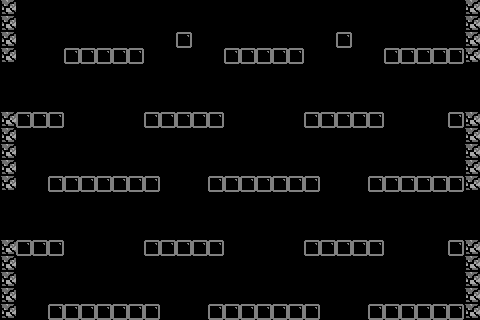

A level layout from a 2D game, rendered from its tile map. Below: a short description, then the map file with tile-grid data replaced by summaries:
An orthogonal 30x20 tile map with 16x16 px tiles, 2 tile layers (bricks, solidbricks), 4 tilesets and 19 objects (9x randomBossEnemySpawnPoint, 6x PowerUpSpawnPoint, SpawnPoint, ExitDoor, BoxingGlovePowerUp, ...).

<map version="1.0" orientation="orthogonal" width="30" height="20" tilewidth="16" tileheight="16">
 <tileset firstgid="1" name="TileSetTemplate" tilewidth="16" tileheight="16">
  <image source="TileSetTemplate.png" width="64" height="64" />
 </tileset>
 <tileset firstgid="17" name="TileSetTemplateSolid" tilewidth="16" tileheight="16">
  <image source="TileSetTemplateSolid.png" width="64" height="64" />
 </tileset>
 <tileset firstgid="33" name="Tile F (1)" tilewidth="16" tileheight="16">
  <image source="Tile F (1).png" width="16" height="16" />
 </tileset>
 <tileset firstgid="34" name="Tile 12 Gray" tilewidth="16" tileheight="16">
  <image source="Tile 12 Gray.png" width="16" height="16" />
 </tileset>
 <layer name="bricks" width="30" height="20">
  <data>[600 cells, 85 non-empty, 1 distinct tile ids]</data>
 </layer>
 <layer name="solidbricks" width="30" height="20">
  <data>[600 cells, 28 non-empty, 1 distinct tile ids]</data>
 </layer>
 <objectgroup name="Objects" width="30" height="20">
  <object name="randomBossEnemySpawnPoint" x="104" y="33">
   <properties>
    <property name="ninjaSpawnsHere" value="1" />
    <property name="randomBossEnemySpawnPoint" value="1" />
   </properties>
  </object>
  <object name="randomBossEnemySpawnPoint" x="418" y="33">
   <properties>
    <property name="ninjaSpawnsHere" value="1" />
    <property name="randomBossEnemySpawnPoint" value="2" />
   </properties>
  </object>
  <object name="randomBossEnemySpawnPoint" x="193" y="98">
   <properties>
    <property name="ninjaSpawnsHere" value="1" />
    <property name="randomBossEnemySpawnPoint" value="3" />
   </properties>
  </object>
  <object name="randomBossEnemySpawnPoint" x="105" y="162">
   <properties>
    <property name="chaserSpawnsHere" value="1" />
    <property name="ninjaSpawnsHere" value="1" />
    <property name="randomBossEnemySpawnPoint" value="5" />
   </properties>
  </object>
  <object name="randomBossEnemySpawnPoint" x="423" y="161">
   <properties>
    <property name="ninjaSpawnsHere" value="1" />
    <property name="randomBossEnemySpawnPoint" value="4" />
   </properties>
  </object>
  <object name="randomBossEnemySpawnPoint" x="346" y="226">
   <properties>
    <property name="chaserSpawnsHere" value="1" />
    <property name="ninjaSpawnsHere" value="1" />
    <property name="randomBossEnemySpawnPoint" value="6" />
   </properties>
  </object>
  <object name="randomBossEnemySpawnPoint" x="266" y="162">
   <properties>
    <property name="flyThroughWallsDiagonalFlyerSpawnsHere" value="1" />
    <property name="ninjaSpawnsHere" value="1" />
    <property name="randomBossEnemySpawnPoint" value="8" />
   </properties>
  </object>
  <object name="randomBossEnemySpawnPoint" x="345" y="98">
   <properties>
    <property name="chaserSpawnsHere" value="1" />
    <property name="ninjaSpawnsHere" value="1" />
    <property name="randomBossEnemySpawnPoint" value="9" />
   </properties>
  </object>
  <object name="randomBossEnemySpawnPoint" x="186" y="227">
   <properties>
    <property name="ninjaSpawnsHere" value="1" />
    <property name="randomBossEnemySpawnPoint" value="7" />
   </properties>
  </object>
  <object name="SpawnPoint" x="104" y="290">
   <properties>
    <property name="SpawnPoint" value="1" />
   </properties>
  </object>
  <object name="PowerUpSpawnPoint" x="266" y="282">
   <properties>
    <property name="PowerUpSpawnPoint" value="0" />
   </properties>
  </object>
  <object name="PowerUpSpawnPoint" x="50" y="216">
   <properties>
    <property name="PowerUpSpawnPoint" value="4" />
   </properties>
  </object>
  <object name="PowerUpSpawnPoint" x="345" y="210">
   <properties>
    <property name="PowerUpSpawnPoint" value="5" />
   </properties>
  </object>
  <object name="PowerUpSpawnPoint" x="265" y="145">
   <properties>
    <property name="PowerUpSpawnPoint" value="3" />
   </properties>
  </object>
  <object name="PowerUpSpawnPoint" x="346" y="83">
   <properties>
    <property name="PowerUpSpawnPoint" value="2" />
   </properties>
  </object>
  <object name="PowerUpSpawnPoint" x="193" y="83">
   <properties>
    <property name="PowerUpSpawnPoint" value="1" />
   </properties>
  </object>
  <object name="ExitDoor" x="425" y="275">
   <properties>
    <property name="ExitDoor" value="1" />
   </properties>
  </object>
  <object name="BoxingGlovePowerUp" x="265" y="260">
   <properties>
    <property name="BoxingGlovePowerUp" value="1" />
   </properties>
  </object>
  <object name="parkourJumperSpawnPoint" x="267" y="136">
   <properties>
    <property name="isBoss" value="YES" />
    <property name="parkourJumperSpawnPoint" value="1" />
   </properties>
  </object>
 </objectgroup>
</map>
